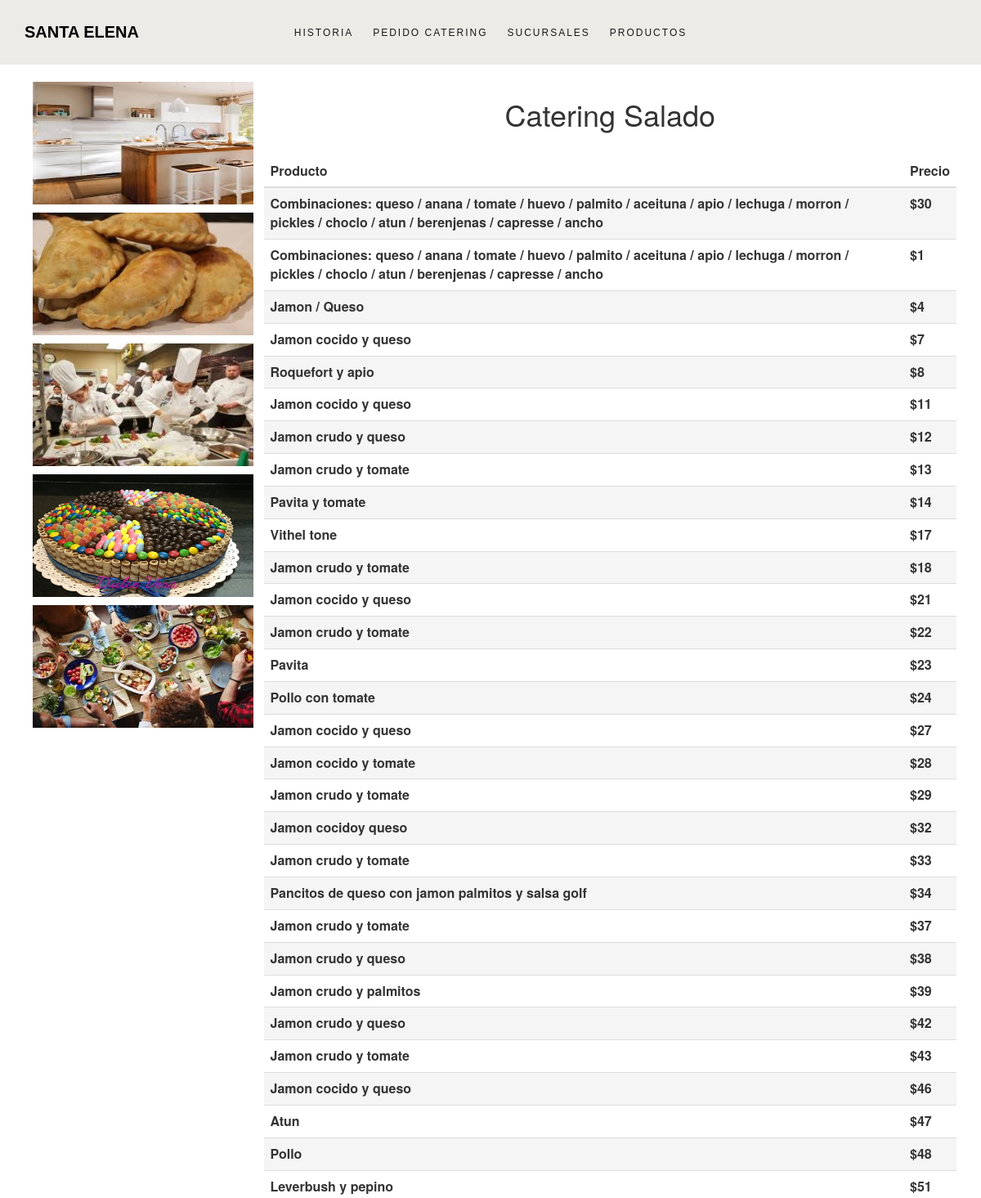
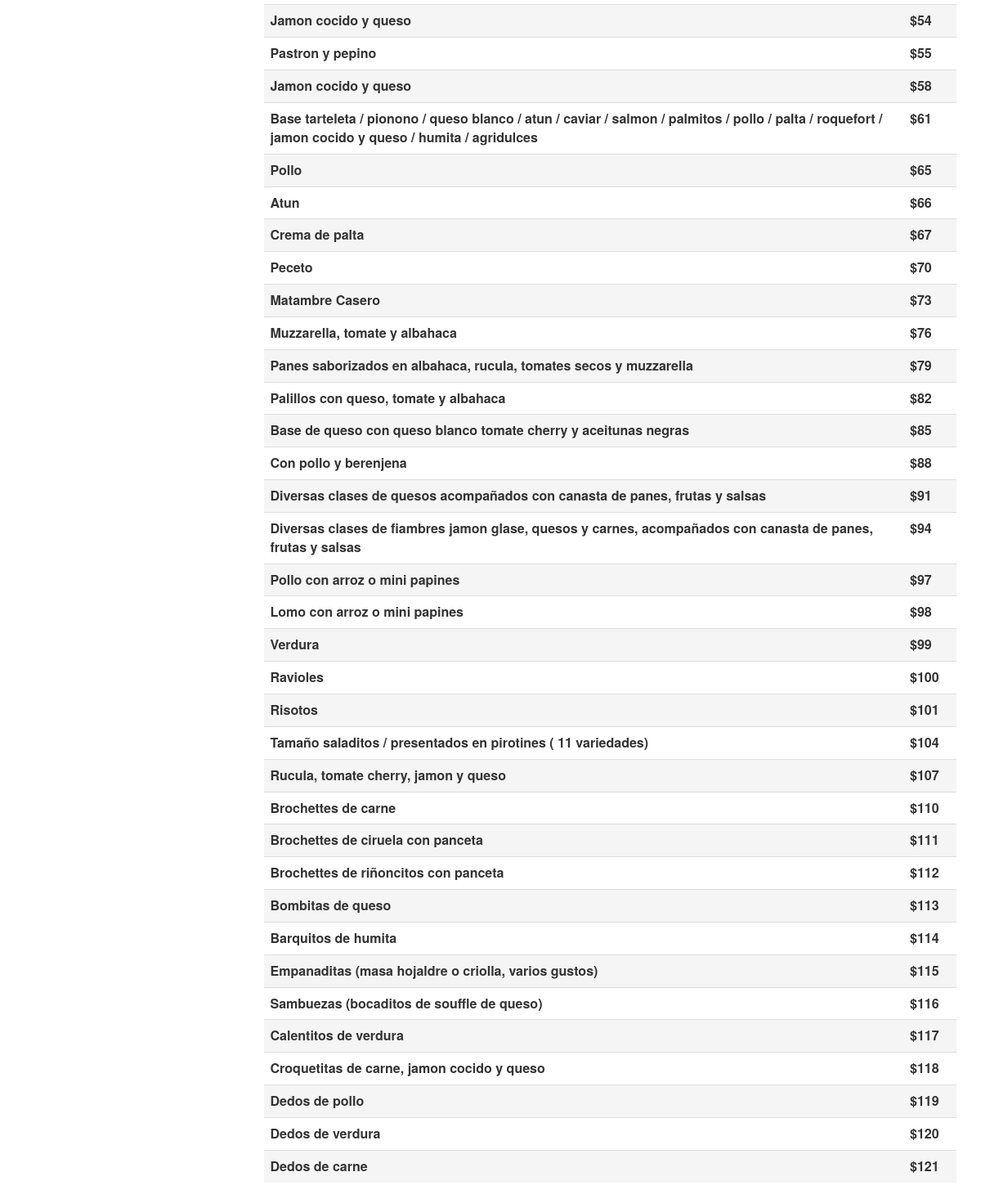
Page /productos.php?c=1 on the committed database (2 pictures, top to bottom).
### tables this page shows
CREATE TABLE `precio` (
  `precio` int(3) NOT NULL,
  `id_producto` int(4) NOT NULL
);

CREATE TABLE `productos` (
  `id_producto` int(4) NOT NULL,
  `nombre` varchar(150) NOT NULL,
  `id_categoria` int(2) NOT NULL,
  `dulosal` int(1) NOT NULL
);

### productos.php (the view, shortened to what this page needs)
<?php
include_once 'controller/dbConnect.php';
include_once 'head.php';
include_once 'nav.php';
if(isset($_GET['c'])) {
    $ds = $_GET['c'];
    if($ds==1 || $ds==2){
        $productos = mysqli_query($conn, "SELECT * FROM productos INNER JOIN precio ON productos.id_producto = precio.id_producto WHERE dulosal = '$ds' ;");
    } else {
        header("Location: /santaelena");
        exit();
    }
} else {
    header("Location: /santaelena");
    exit();
}
?>
<link href="//netdna.bootstrapcdn.com/bootstrap/3.0.0/css/bootstrap.min.css" rel="stylesheet" id="bootstrap-css">
<div class="container table-prod">
    <div class="row">
        <div class="col-md-3 imgs">
            <img src="./images/index/1.jpg" alt="catering" height="150" width="280" class="imgp">
            <img src="./images/index/2.jpg" alt="catering" height="150" width="280" class="imgp">
            <img src="./images/index/3.jpg" alt="catering" height="150" width="280" class="imgp">
            <img src="./images/index/4.jpg" alt="catering" height="150" width="280" class="imgp">
            <img src="./images/index/6.jpg" alt="catering" height="150" width="280" class="imgp">
        </div>
        <div class="col-md-9">
        <?php
            if($_GET['c']==1) { ?>
                <div class="col-md-12"><h1 style="text-align:center;margin-bottom:30px;">Catering Salado</h1></div>
            <?php } elseif($_GET['c']==2) { ?>
                <div class="col-md-12"><h1 style="text-align:center;margin-bottom:30px;">Catering Dulce</h1></div>
        <?php } ?>
            <table class="table">
                <thead>
                    <tr>
                        <th>
                            Producto
                        </th>
                        <th>
                            Precio
                        </th>
                    </tr>
                </thead>
                <tbody>
                    <?php
                        while($producto = mysqli_fetch_assoc($productos)){
                            echo '<tr class="active">';
                            echo '<th class="producto">'.$producto['nombre'].'</th>';
                            echo '<th class="producto">$'.$producto['precio'].'</th>';
                            echo '</tr>';
                            $producto = mysqli_fetch_assoc($productos);
                            if(isset($producto)){
                                echo '<tr class="">';
                                echo '<th class="producto">'.$producto['nombre'].'</th>';
                                echo '<th class="producto">$'.$producto['precio'].'</th>';
                                echo '</tr>';}
                        }
                    ?>
                </tbody>
            </table>
        </div>
    </div>
</div>

### css/style.css (style rules this page uses)
h1, h2, h3, h4, h5, h6, figure { color: #000; font-family: "Montserrat", Arial, sans-serif; font-weight: 400; margin: 0 0 20px 0; }
.imgp { margin-bottom: 10px; padding-left: 10px; }
.table-prod { margin-top: 100px; }

### rows in the picture
precio: id_producto.nombre "Combinaciones: queso / anana / tomate / huevo / palmito / aceituna / apio / lechuga / morron / pickles / choclo / atun / berenjenas / capresse / ancho", precio "30", precio.precio "1"
precio: id_producto.nombre "Jamon / Queso", precio "4", productos.nombre "Jamon cocido y queso", precio.precio "7"
precio: id_producto.nombre "Roquefort y apio", precio "8", productos.nombre "Jamon cocido y queso", precio.precio "11"
precio: id_producto.nombre "Jamon crudo y queso", precio "12", productos.nombre "Jamon crudo y tomate", precio.precio "13"
precio: id_producto.nombre "Pavita y tomate", precio "14", productos.nombre "Vithel tone", precio.precio "17"
precio: id_producto.nombre "Jamon crudo y tomate", precio "18", productos.nombre "Jamon cocido y queso", precio.precio "21"
precio: id_producto.nombre "Jamon crudo y tomate", precio "22", productos.nombre "Pavita", precio.precio "23"
precio: id_producto.nombre "Pollo con tomate", precio "24", productos.nombre "Jamon cocido y queso", precio.precio "27"
precio: id_producto.nombre "Jamon cocido y tomate", precio "28", productos.nombre "Jamon crudo y tomate", precio.precio "29"
precio: id_producto.nombre "Jamon cocidoy queso", precio "32", productos.nombre "Jamon crudo y tomate", precio.precio "33"
precio: id_producto.nombre "Pancitos de queso con jamon palmitos y salsa golf", precio "34", productos.nombre "Jamon crudo y tomate", precio.precio "37"
precio: id_producto.nombre "Jamon crudo y queso", precio "38", productos.nombre "Jamon crudo y palmitos", precio.precio "39"
precio: id_producto.nombre "Jamon crudo y queso", precio "42", productos.nombre "Jamon crudo y tomate", precio.precio "43"
precio: id_producto.nombre "Jamon cocido y queso", precio "46", productos.nombre "Atun", precio.precio "47"
precio: id_producto.nombre "Pollo", precio "48", productos.nombre "Leverbush y pepino", precio.precio "51"
precio: id_producto.nombre "Jamon cocido y queso", precio "54", productos.nombre "Pastron y pepino", precio.precio "55"
precio: id_producto.nombre "Jamon cocido y queso", precio "58", productos.nombre "Base tarteleta / pionono / queso blanco / atun / caviar / salmon / palmitos / pollo / palta / roquefort / jamon cocido y queso / humita / agridulces", precio.precio "61"
precio: id_producto.nombre "Pollo", precio "65", productos.nombre "Atun", precio.precio "66"
precio: id_producto.nombre "Crema de palta", precio "67", productos.nombre "Peceto", precio.precio "70"
precio: id_producto.nombre "Matambre Casero", precio "73", productos.nombre "Muzzarella, tomate y albahaca", precio.precio "76"
precio: id_producto.nombre "Panes saborizados en albahaca, rucula, tomates secos y muzzarella", precio "79", productos.nombre "Palillos con queso, tomate y albahaca", precio.precio "82"
precio: id_producto.nombre "Base de queso con queso blanco tomate cherry y aceitunas negras", precio "85", productos.nombre "Con pollo y berenjena", precio.precio "88"
precio: id_producto.nombre "Diversas clases de quesos acompañados con canasta de panes, frutas y salsas", precio "91", productos.nombre "Diversas clases de fiambres jamon glase, quesos y carnes, acompañados con canasta de panes, frutas y salsas", precio.precio "94"
precio: id_producto.nombre "Pollo con arroz o mini papines", precio "97", productos.nombre "Lomo con arroz o mini papines", precio.precio "98"
precio: id_producto.nombre "Verdura", precio "99", productos.nombre "Ravioles", precio.precio "100"
precio: id_producto.nombre "Risotos", precio "101", productos.nombre "Tamaño saladitos / presentados en pirotines ( 11 variedades)", precio.precio "104"
precio: id_producto.nombre "Rucula, tomate cherry, jamon y queso", precio "107", productos.nombre "Brochettes de carne", precio.precio "110"
precio: id_producto.nombre "Brochettes de ciruela con panceta", precio "111", productos.nombre "Brochettes de riñoncitos con panceta", precio.precio "112"
precio: id_producto.nombre "Bombitas de queso", precio "113", productos.nombre "Barquitos de humita", precio.precio "114"
precio: id_producto.nombre "Empanaditas (masa hojaldre o criolla, varios gustos)", precio "115", productos.nombre "Sambuezas (bocaditos de souffle de queso)", precio.precio "116"
precio: id_producto.nombre "Calentitos de verdura", precio "117", productos.nombre "Croquetitas de carne, jamon cocido y queso", precio.precio "118"
precio: id_producto.nombre "Dedos de pollo", precio "119", productos.nombre "Dedos de verdura", precio.precio "120"
precio: id_producto.nombre "Dedos de carne", precio "121"
